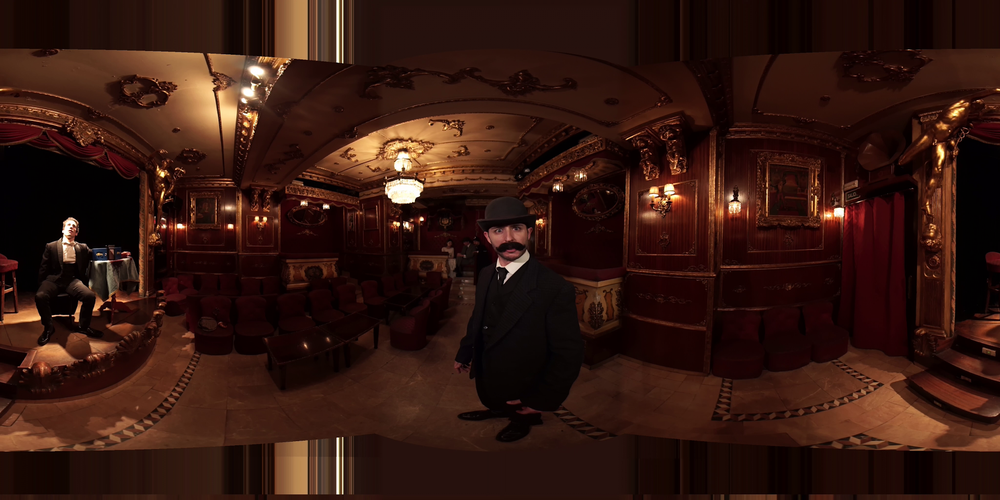
//> input picture TestDepthMap/resources/images/imgRealProjectL.png, 1000 x 500 px, shrunk from 1920 x 960 before the run
$ ./DepthMap   (built with g++ and OpenCV 4)
//> lines starting //> are read from the running program, lines starting //| are printed output that depends on the picture
### TestDepthMap/BaseStereoSGBM.h
#pragma once
#include "BaseStereo.h"
class BaseStereoSGBM :
	public BaseStereo
{
private:
	Ptr<StereoSGBM> sgbm;


public:

	virtual void compute(const Mat& imgL, const Mat& imgR, Mat& newImage, const int alg, const bool is360, const int disparity, const int blockSize) override;

	BaseStereoSGBM();
	~BaseStereoSGBM();
};

### TestDepthMap/BaseStereoBM.h
#pragma once
#include <BaseStereo.h>


class BaseStereoBM :
	public BaseStereo
{
private:
	Ptr<StereoBM> bm;

public:
	virtual void compute(const Mat& imgL,const Mat& imgR, Mat& newImage,const int alg,const bool is360,const int disparity,const int blockSize) override;
	BaseStereoBM();
	~BaseStereoBM();
};

### TestDepthMap/BaseStereo.h
#pragma once
#include <iostream>
#include "opencv2/calib3d/calib3d.hpp"
#include "opencv2/imgproc.hpp"
#include "opencv2/imgcodecs.hpp"
#include "opencv2/highgui.hpp"
//#include "opencv2/core/utility.hpp"
using namespace cv;


class BaseStereo
{
private:
	//It doesnt work
	void rectifyImagesCameraNoCalibrated(const std::string& imgL, const std::string& imgR);

protected:

	const void display(const Mat &img);
	void cropImage(const Mat &img, Mat &cropImg);
	void cropImageBySize(const Mat &img, Mat &cropImg,int width,int height);
	void addLeftBorder(Mat& img, int percent);

public:
	static enum { STEREO_BM = 0, STEREO_SGBM = 1, STEREO_HH = 2, STEREO_3WAY = 3 } algorithm;
	BaseStereo();
	~BaseStereo();
	virtual void compute(const Mat& imgL, const Mat& imgR, Mat& newImage, const int alg, const bool is360, const int disparity, const int blockSize) = 0;


};

### TestDepthMap/StereoManager.h
#pragma once


#include <stdio.h>
#include <BaseStereo.h>


class StereoManager
{
private:

	//It doesnt work by now
	bool calibrateCamera(const std::vector<std::string>& imagelist, const std::string& path = "");

	BaseStereo*		baseStereo;

public:


	StereoManager();
	bool generateDepthMap(const std::string& imgL,const std::string& imgR,const std::string& newImage,const int alg = BaseStereo::STEREO_SGBM,const  std::string& path="",const bool is360=false,const int disparity=16*4,const int blockSize=21);

	~StereoManager();
};

### TestDepthMap/stdafx.h
// stdafx.h : include file for standard system include files,
// or project specific include files that are used frequently, but
// are changed infrequently
//

#pragma once

#include "targetver.h"

#include <stdio.h>
#include <tchar.h>


// TODO: reference additional headers your program requires here

### TestDepthMap/StereoManager.cpp
#include "stdafx.h"


#include <assert.h>
#include <vector>

#include <stdio.h>
#include <iostream>
#include <BaseStereoBM.h>
#include <BaseStereoSGBM.h>

#include "StereoManager.h"

StereoManager::StereoManager()
{
}


// [63 lines left out: functions generateDepthMap, calibrateCamera, not called in this run]


StereoManager::~StereoManager()
{
	delete baseStereo;
}

### TestDepthMap/DepthMap.cpp
#include "stdafx.h"
#include <iostream>
#include <fstream>
#include <StereoManager.h>


#ifndef _CRT_SECURE_NO_WARNINGS
# define _CRT_SECURE_NO_WARNINGS
#endif

using namespace std;


///////////////////////////////////////////////////////////////////////////////////
//                                                                               //
//                                                                               //
//                                                                               //
///////////////////////////////////////////////////////////////////////////////////
int main()
{

	//inicialize stereomanager
	StereoManager* SManager = new StereoManager();

	//inicialize name of images, path and if img is 320

	//std::string myPath	 = "resources/images/";
	std::string myPath = "../../resources/images/";
	std::string leftImg	 = "imgRealProjectL.png";
	std::string rightImg = "imgRealProjectR.png";
	//std::string leftImg = "imgLeonL.png";
	//std::string rightImg = "imgLeonR.png";
	bool isImg360		 = true;


	Mat Limg = imread(myPath+leftImg, IMREAD_GRAYSCALE);
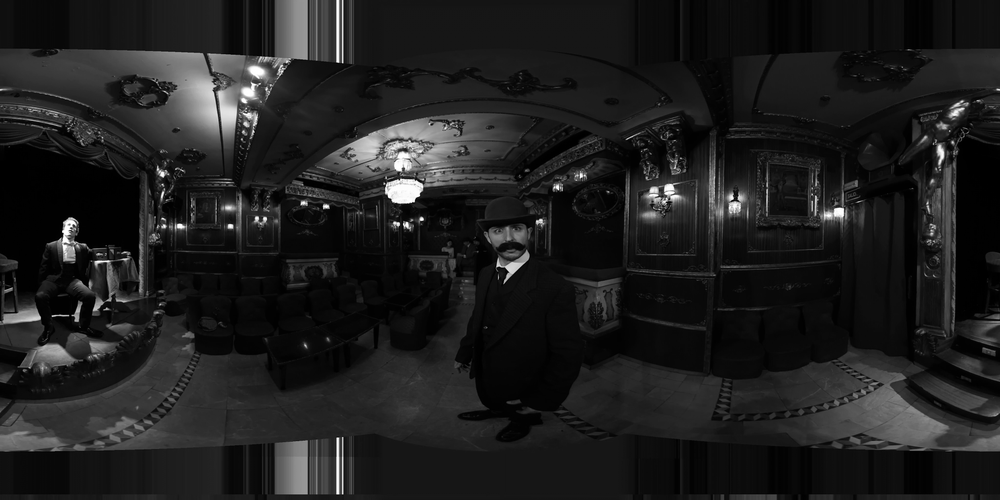
//> Limg: 500 rows x 1000 cols, CV_8UC1; min 0, max 255, mean 30.8
	Mat Rimg = imread(myPath+rightImg, IMREAD_GRAYSCALE);
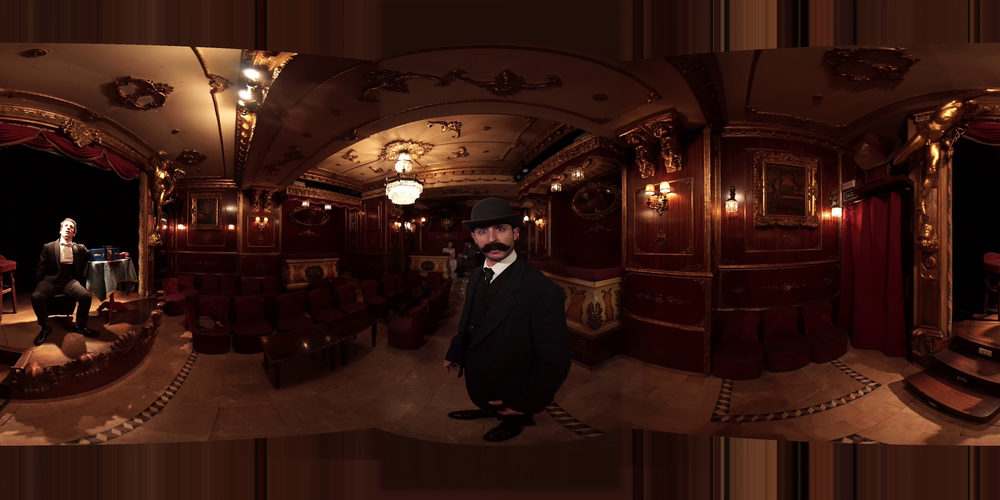
//> input picture TestDepthMap/resources/images/imgRealProjectR.png, 1000 x 500 px, shrunk from 1920 x 960 before the run
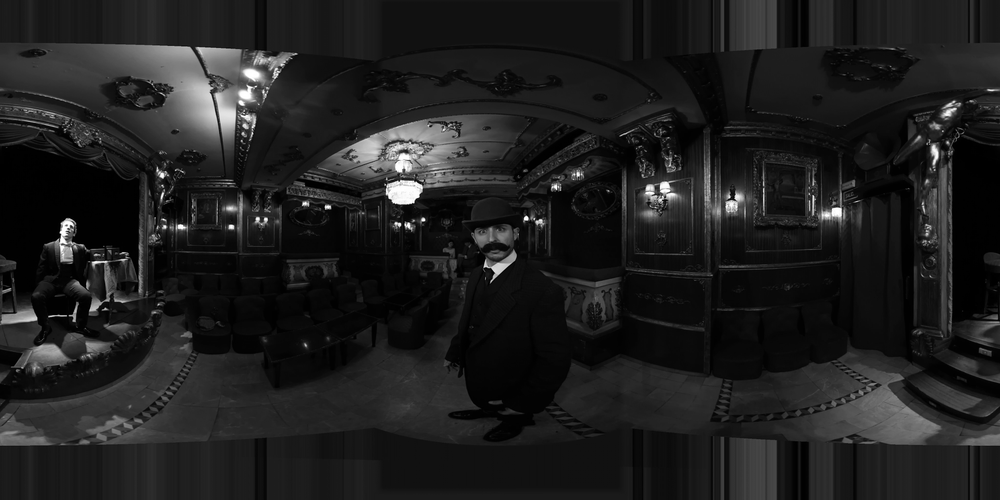
//> Rimg: 500 rows x 1000 cols, CV_8UC1; min 0, max 255, mean 31
	Mat LimgFlip, RimgFlip;
	cv::flip(Limg, LimgFlip, 1);
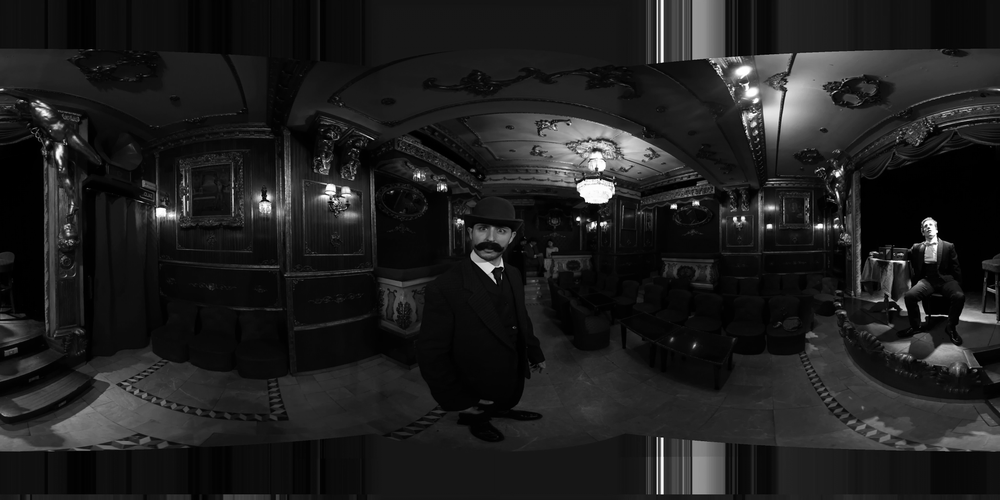
//> LimgFlip: 500 rows x 1000 cols, CV_8UC1; min 0, max 255, mean 30.8
	cv::flip(Rimg, RimgFlip, 1);
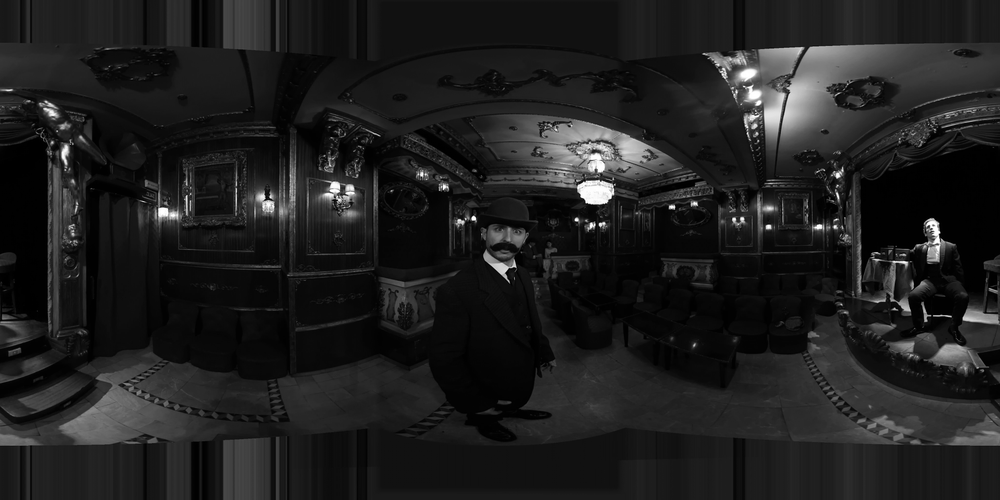
//> RimgFlip: 500 rows x 1000 cols, CV_8UC1; min 0, max 255, mean 31
	Mat OutBM, OutSGBM, Out3W, OutHH;
	Mat Out3WF, Out3W2;

	if (!Limg.data || !Rimg.data)                              // Check for invalid input
	{
		cout << "Could not open or find the image" << std::endl;
		return -1;
	}

	//Generating depth map with img360 and tick count for each algorithm

	int64 t = getTickCount();
//> (the run ends here: the program needs code that is not available in this run, at `SManager->generateDepthMap(Limg, Rimg, OutBM, BaseStereo::STEREO_BM, i..`)
